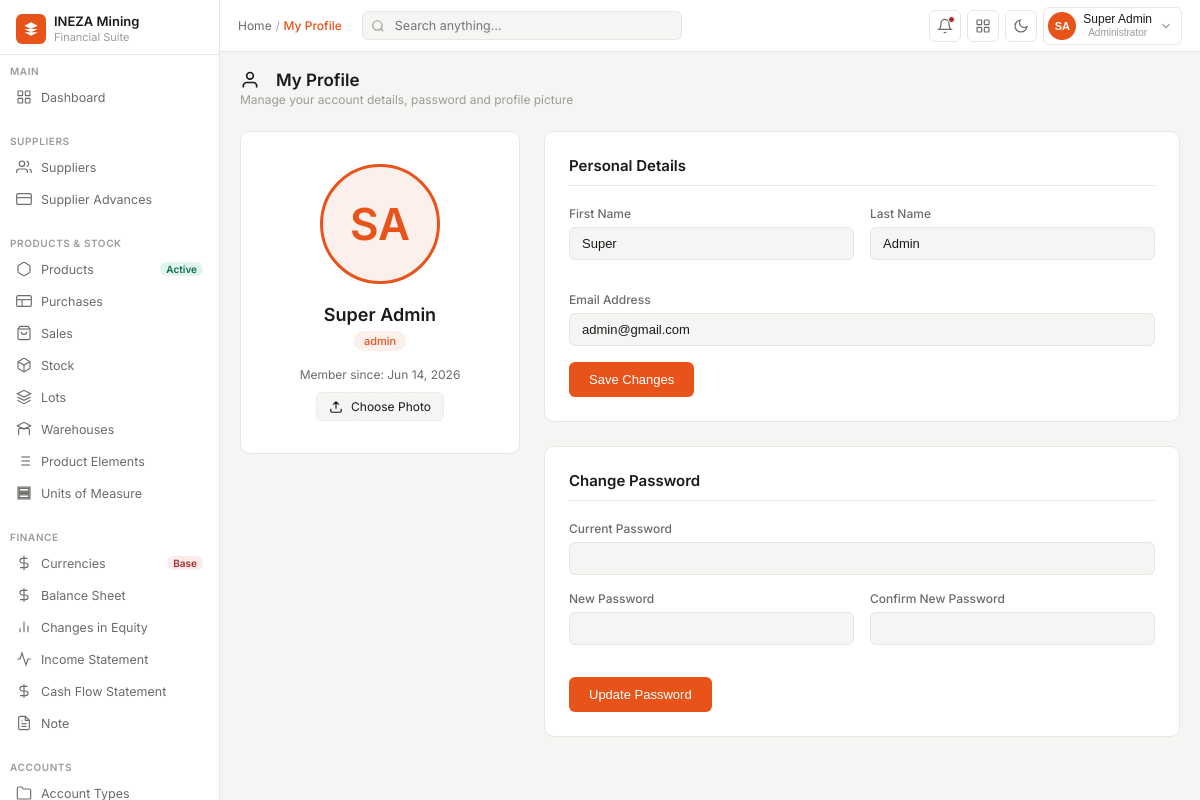
Screenshot of /pages/profile/my_profile.php (signed in) with the database file from the repository.
### tables this page shows
CREATE TABLE `users` (
  `id` bigint(20) UNSIGNED NOT NULL,
  `first_name` varchar(100) NOT NULL,
  `last_name` varchar(100) NOT NULL,
  `img` text DEFAULT NULL,
  `phone_number` varchar(11) DEFAULT NULL,
  `email` varchar(255) NOT NULL,
  `password_hash` varchar(255) NOT NULL,
  `is_active` tinyint(1) DEFAULT 1,
  `created_at` timestamp NOT NULL DEFAULT current_timestamp(),
  `updated_at` timestamp NOT NULL DEFAULT current_timestamp() ON UPDATE current_timestamp()
);

CREATE TABLE `roles` (
  `id` bigint(20) UNSIGNED NOT NULL,
  `name` varchar(100) NOT NULL,
  `description` text DEFAULT NULL,
  `created_at` timestamp NOT NULL DEFAULT current_timestamp()
);

### pages/profile/my_profile.php (the view, shortened to what this page needs)
<?php
require_once '../../config/db.php';
$userId = $_SESSION['user_id'];
$query = "SELECT u.first_name, u.last_name, u.email, u.created_at, r.name as role_name FROM users u
          LEFT JOIN user_roles ur ON u.id = ur.user_id
          LEFT JOIN roles r ON ur.role_id = r.id
          WHERE u.id = $userId LIMIT 1";
$result = mysqli_query($conn, $query);
$userData = mysqli_fetch_assoc($result);
$avatarPath = "";
?>
<!DOCTYPE html>
<html lang="en">
<head>
<link rel="stylesheet" href="../../src/css/dashboard.css">
<link rel="stylesheet" href="../../src/css/sidebar.css">
<link rel="stylesheet" href="../../src/css/navbar.css">
</head>
<body>
<?php include '../include/sidebar.php'; ?>
<div class="main">
  <?php include '../include/navbar.php'; ?>
  <div class="content" id="profileContent">
    <div class="page-header">
      <div>
        <h1 class="page-title">
          <svg viewBox="0 0 24 24" style="width:20px; height:20px; fill:none; stroke:currentColor; stroke-width:2; margin-right:8px; vertical-align:middle;"><path d="M20 21v-2a4 4 0 00-4-4H8a4 4 0 00-4 4v2"/><circle cx="12" cy="7" r="4"/></svg>
          My Profile
        </h1>
        <div class="page-sub">Manage your account details, password and profile picture</div>
      </div>
    </div>
    <div class="profile-grid">
      <div class="profile-card-left">
        <div class="profile-avatar-wrap">
          <?php if (!empty($avatarPath)): ?>
            <img src="<?php echo htmlspecialchars($avatarPath); ?>" class="profile-avatar-img">
          <?php else: ?>
            <div class="profile-avatar-placeholder">
              <?php
              $initials = '';
              if (isset($userData['first_name'])) {
                  $initials .= strtoupper(substr($userData['first_name'], 0, 1));
              }
              if (isset($userData['last_name'])) {
                  $initials .= strtoupper(substr($userData['last_name'], 0, 1));
              }
              echo !empty($initials) ? $initials : 'U';
              ?>
            </div>
          <?php endif; ?>
        </div>
        <div class="profile-name-title">
          <?php echo htmlspecialchars(($userData['first_name'] ?? '') . ' ' . ($userData['last_name'] ?? '')); ?>
        </div>
        <div class="profile-role-badge">
          <?php echo htmlspecialchars($userData['role_name'] ?? 'User'); ?>
        </div>
        <div class="profile-joined">
          Member since: <?php echo htmlspecialchars(date('M d, Y', strtotime($userData['created_at']))); ?>
        </div>
        <form action="" method="POST" enctype="multipart/form-data" id="avatarForm">
          <label for="avatar" class="file-upload-label">
            <svg viewBox="0 0 24 24" style="width:14px; height:14px; fill:none; stroke:currentColor; stroke-width:2;"><path d="M21 15v4a2 2 0 01-2 2H5a2 2 0 01-2-2v-4M17 8l-5-5-5 5M12 3v12"/></svg>
            Choose Photo
          </label>
        </form>
      </div>
      <div class="profile-forms-right">
        <div class="form-section">
          <div class="form-section-title">Personal Details</div>
          <form action="" method="POST">
            <div class="form-grid-2">
              <div class="form-field">
                <label for="first_name">First Name</label>
                <input type="text" name="first_name" id="first_name" value="<?php echo htmlspecialchars($userData['first_name'] ?? ''); ?>" required>
              </div>
              <div class="form-field">
                <label for="last_name">Last Name</label>
                <input type="text" name="last_name" id="last_name" value="<?php echo htmlspecialchars($userData['last_name'] ?? ''); ?>" required>
              </div>
            </div>
            <div class="form-field">
              <label for="email">Email Address</label>
              <input type="email" name="email" id="email" value="<?php echo htmlspecialchars($userData['email'] ?? ''); ?>" required>
            </div>
            <button type="submit" name="update_profile" class="profile-btn-primary">Save Changes</button>
          </form>
        </div>
        <div class="form-section">
          <div class="form-section-title">Change Password</div>
          <form action="" method="POST">
            <div class="form-field">
              <label for="current_password">Current Password</label>
              <input type="password" name="current_password" id="current_password" required>
            </div>
            <div class="form-grid-2">
              <div class="form-field">
                <label for="new_password">New Password</label>
                <input type="password" name="new_password" id="new_password" required>
              </div>
              <div class="form-field">
                <label for="confirm_password">Confirm New Password</label>
                <input type="password" name="confirm_password" id="confirm_password" required>
              </div>
            </div>
            <button type="submit" name="change_password" class="profile-btn-primary">Update Password</button>
          </form>
        </div>
      </div>
    </div>
    <div style="height: 50px;"></div>
  </div>
</div>
</body>
</html>

### src/css/dashboard.css (style rules this page uses)
* { margin: 0; padding: 0; box-sizing: border-box; }
:root { --orange: #E8531A; --orange-light: #FBF0EB; --orange-mid: #F26B3A; --sidebar-w: 220px; --nav-h: 52px; --bg: #F5F5F4; --card: #fff; --border: #E8E6E1; --border-hover: #ccc; --table-border: #F2F0ED; --table-hover: #FAFAF8; --text: #1A1A18; --text2: #6B6B67; --text3: #9B9B97; --green: #0F6E56; --green-bg: #E1F5EE; --amber: #BA7517; --amber-bg: #FAEEDA; --red: #A32D2D; --red-bg: #FCEBEB; --blue: #185FA5; --blue-bg: #E6F1FB; --alert-red-bg: #FFF8F8; --alert-amber-bg: #FFFBF4; --alert-green-bg: #F4FBF7; --alert-blue-bg: #F4F8FB; --radius: 6px; --radius-lg: 10px; font-family: 'Inter', sans-serif; }
body { background: var(--bg); color: var(--text); font-size: 13px; display: flex; height: 100vh; overflow: hidden; transition: background 0.2s ease, color 0.2s ease; }
.main { flex: 1; display: flex; flex-direction: column; overflow: hidden; }
.content { flex: 1; overflow-y: auto; padding: 18px 20px; }
.page-header { display: flex; align-items: center; justify-content: space-between; margin-bottom: 4px; }
.page-title { font-size: 17px; font-weight: 600; color: var(--text); display: flex; align-items: center; gap: 8px; }
.page-title svg { width: 20px; height: 20px; fill: none; stroke: var(--orange); stroke-width: 1.8; }
.page-sub { font-size: 12px; color: var(--text3); margin-top: 2px; }

### pages/profile/my_profile.php (style rules this page uses)
.profile-grid { display: grid; grid-template-columns: 280px 1fr; gap: 24px; margin-top: 24px; align-items: start; }
.profile-card-left { background: var(--card); border: 1px solid var(--border); border-radius: var(--radius-lg); padding: 32px 24px; text-align: center; }
.profile-avatar-wrap { width: 120px; height: 120px; margin: 0 auto 20px; position: relative; }
.profile-avatar-placeholder { width: 100%; height: 100%; border-radius: 50%; background: var(--orange-light); color: var(--orange); display: flex; align-items: center; justify-content: center; font-size: 44px; font-weight: 600; border: 3px solid var(--orange); }
.profile-name-title { font-size: 18px; font-weight: 600; color: var(--text); margin-bottom: 6px; }
.profile-role-badge { display: inline-block; padding: 3px 10px; background: var(--orange-light); color: var(--orange); border-radius: 99px; font-size: 11px; font-weight: 500; margin-bottom: 16px; }
.profile-joined { font-size: 12px; color: var(--text2); }
.profile-forms-right { display: flex; flex-direction: column; gap: 24px; }
.form-section { background: var(--card); border: 1px solid var(--border); border-radius: var(--radius-lg); padding: 24px; }
.form-section-title { font-size: 15px; font-weight: 600; color: var(--text); margin-bottom: 20px; padding-bottom: 10px; border-bottom: 1px solid var(--border); }
.form-grid-2 { display: grid; grid-template-columns: 1fr 1fr; gap: 16px; margin-bottom: 16px; }
.form-field { margin-bottom: 16px; }
.form-field label { display: block; font-size: 12px; font-weight: 500; color: var(--text2); margin-bottom: 6px; }
.form-field input[type="text"], .form-field input[type="email"], .form-field input[type="password"] { width: 100%; padding: 8px 12px; background: var(--bg); border: 1px solid var(--border); border-radius: var(--radius); color: var(--text); font-size: 13px; outline: none; transition: border-color 0.2s; }
.profile-btn-primary { background: var(--orange); color: #fff; border: none; padding: 10px 20px; border-radius: var(--radius); font-size: 13px; font-weight: 500; cursor: pointer; transition: opacity 0.2s; }
.file-upload-label { display: inline-flex; align-items: center; gap: 8px; padding: 6px 12px; border: 1px dashed var(--border); border-radius: var(--radius); font-size: 12px; cursor: pointer; color: var(--text); background: var(--bg); transition: background 0.2s; margin-top: 10px; }

### rows the page displays
users: initials "SA", first_name+last_name "Super Admin", roles.name "admin", created_at "Jun 14, 2026", first_name "Super", last_name "Admin", email "admin@gmail.com"

### other values shown
$page_title "My Profile"
$initials "SA"
